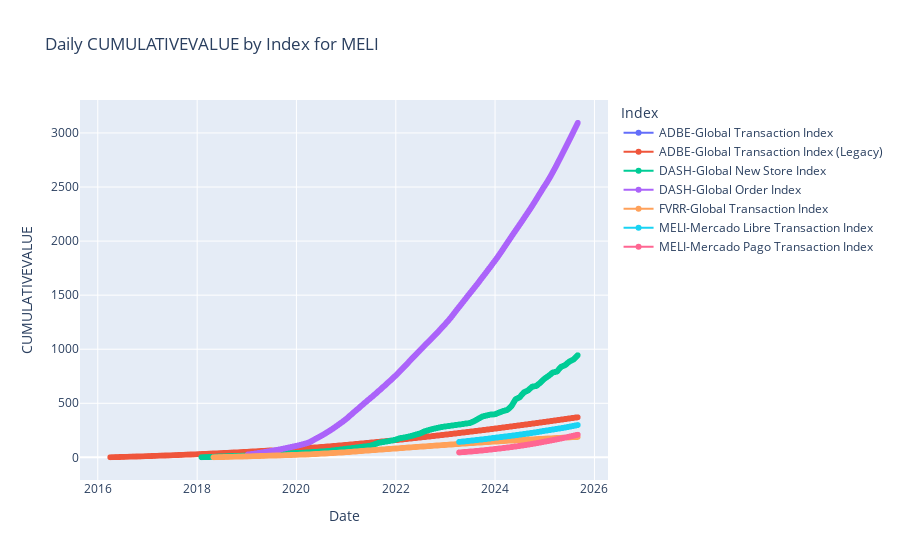

Notebook code cell kept with this figure:
### Code cell
import plotly.express as px
import pandas as pd
from pyspark.sql import functions as f

pdf = (
    result_with_daily
    .withColumn("ticker_index", f.concat_ws("-", f.col("TICKER"), f.col("INDEXNAME")))
).toPandas()


pdf["PERIODEND"] = pd.to_datetime(pdf["PERIODEND"])

fig = px.line(
    pdf,
    x="PERIODEND",
    y="CUMULATIVEVALUE",
    color="ticker_index",                         # separate line per index
    title="Daily CUMULATIVEVALUE by Index for MELI",
    markers=True,
    labels={"PERIODEND": "Date", "CUMULATIVEVALUE": "CUMULATIVEVALUE", "ticker_index": "Index"},
)

fig.show()

### Figure 1 — Plotly figure (JSON) as saved in the notebook; plotly's stock layout.template omitted (floating-point values rounded to 4 significant figures; data arrays with more than 128 entries replaced by an {"elided": "..."} marker saying what was removed)
{"data": [{"hovertemplate": "Index=ADBE-Global Transaction Index<br>Date=%{x}<br>CUMULATIVEVALUE=%{y}<extra></extra>", "legendgroup": "ADBE-Global Transaction Index", "line": {"color": "#636efa", "dash": "solid"}, "marker": {"symbol": "circle"}, "mode": "lines+markers", "name": "ADBE-Global Transaction Index", "showlegend": true, "type": "scattergl", "x": {"elided": "2404 str values"}, "xaxis": "x", "y": {"elided": "2404 float values"}, "yaxis": "y"}, {"hovertemplate": "Index=ADBE-Global Transaction Index (Legacy)<br>Date=%{x}<br>CUMULATIVEVALUE=%{y}<extra></extra>", "legendgroup": "ADBE-Global Transaction Index (Legacy)", "line": {"color": "#EF553B", "dash": "solid"}, "marker": {"symbol": "circle"}, "mode": "lines+markers", "name": "ADBE-Global Transaction Index (Legacy)", "showlegend": true, "type": "scattergl", "x": {"elided": "3440 str values"}, "xaxis": "x", "y": {"elided": "3440 float values"}, "yaxis": "y"}, {"hovertemplate": "Index=DASH-Global New Store Index<br>Date=%{x}<br>CUMULATIVEVALUE=%{y}<extra></extra>", "legendgroup": "DASH-Global New Store Index", "line": {"color": "#00cc96", "dash": "solid"}, "marker": {"symbol": "circle"}, "mode": "lines+markers", "name": "DASH-Global New Store Index", "showlegend": true, "type": "scattergl", "x": {"elided": "2769 str values"}, "xaxis": "x", "y": {"elided": "2769 float values"}, "yaxis": "y"}, {"hovertemplate": "Index=DASH-Global Order Index<br>Date=%{x}<br>CUMULATIVEVALUE=%{y}<extra></extra>", "legendgroup": "DASH-Global Order Index", "line": {"color": "#ab63fa", "dash": "solid"}, "marker": {"symbol": "circle"}, "mode": "lines+markers", "name": "DASH-Global Order Index", "showlegend": true, "type": "scattergl", "x": {"elided": "2429 str values"}, "xaxis": "x", "y": {"elided": "2429 float values"}, "yaxis": "y"}, {"hovertemplate": "Index=FVRR-Global Transaction Index<br>Date=%{x}<br>CUMULATIVEVALUE=%{y}<extra></extra>", "legendgroup": "FVRR-Global Transaction Index", "line": {"color": "#FFA15A", "dash": "solid"}, "marker": {"symbol": "circle"}, "mode": "lines+markers", "name": "FVRR-Global Transaction Index", "showlegend": true, "type": "scattergl", "x": {"elided": "2680 str values"}, "xaxis": "x", "y": {"elided": "2680 float values"}, "yaxis": "y"}, {"hovertemplate": "Index=MELI-Mercado Libre Transaction Index<br>Date=%{x}<br>CUMULATIVEVALUE=%{y}<extra></extra>", "legendgroup": "MELI-Mercado Libre Transaction Index", "line": {"color": "#19d3f3", "dash": "solid"}, "marker": {"symbol": "circle"}, "mode": "lines+markers", "name": "MELI-Mercado Libre Transaction Index", "showlegend": true, "type": "scattergl", "x": {"elided": "875 str values"}, "xaxis": "x", "y": {"elided": "875 float values"}, "yaxis": "y"}, {"hovertemplate": "Index=MELI-Mercado Pago Transaction Index<br>Date=%{x}<br>CUMULATIVEVALUE=%{y}<extra></extra>", "legendgroup": "MELI-Mercado Pago Transaction Index", "line": {"color": "#FF6692", "dash": "solid"}, "marker": {"symbol": "circle"}, "mode": "lines+markers", "name": "MELI-Mercado Pago Transaction Index", "showlegend": true, "type": "scattergl", "x": {"elided": "875 str values"}, "xaxis": "x", "y": {"elided": "875 float values"}, "yaxis": "y"}], "layout": {"legend": {"title": {"text": "Index"}, "tracegroupgap": 0}, "title": {"text": "Daily CUMULATIVEVALUE by Index for MELI"}, "xaxis": {"anchor": "y", "domain": [0, 1], "title": {"text": "Date"}}, "yaxis": {"anchor": "x", "domain": [0, 1], "title": {"text": "CUMULATIVEVALUE"}}}}
